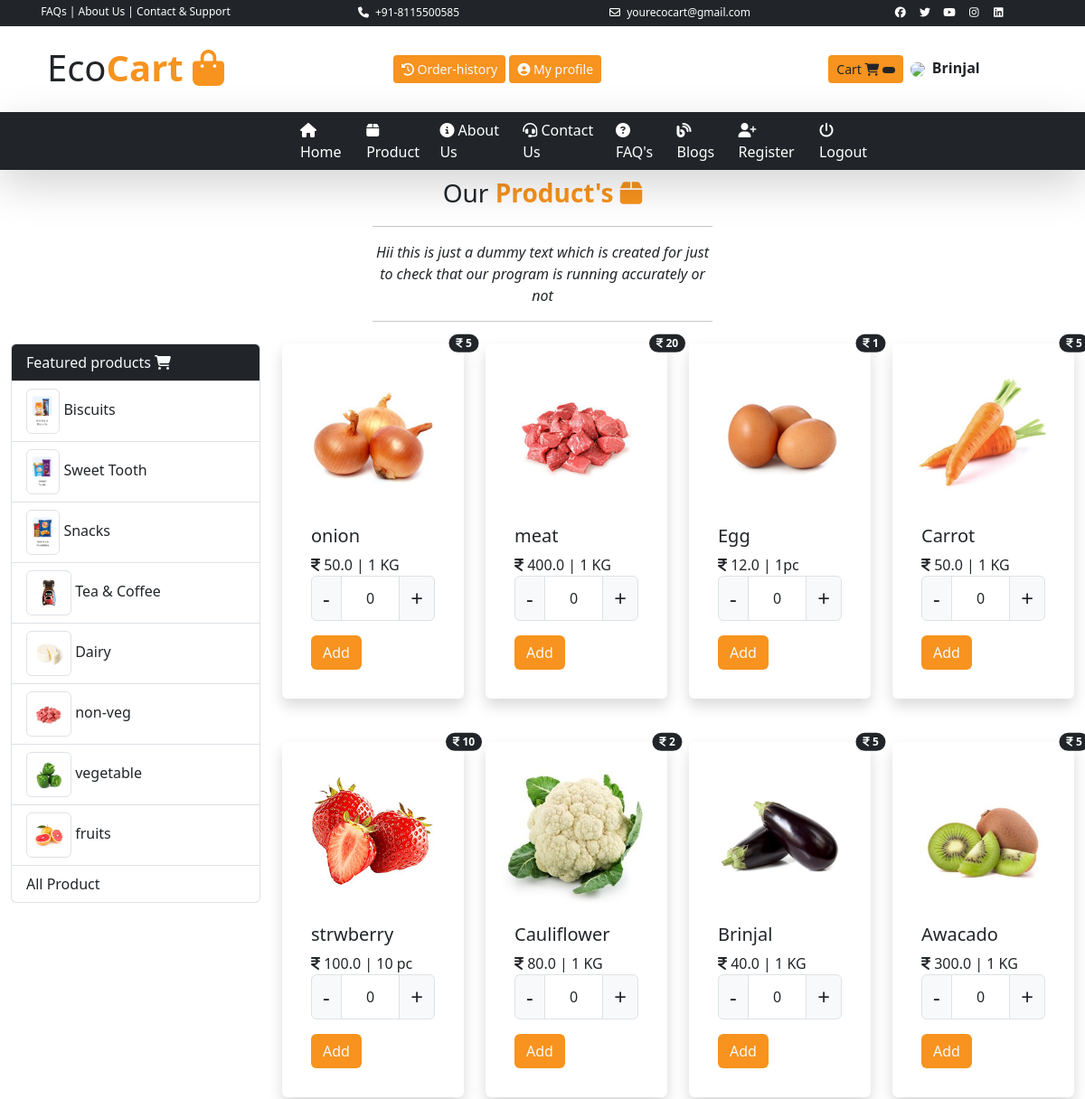
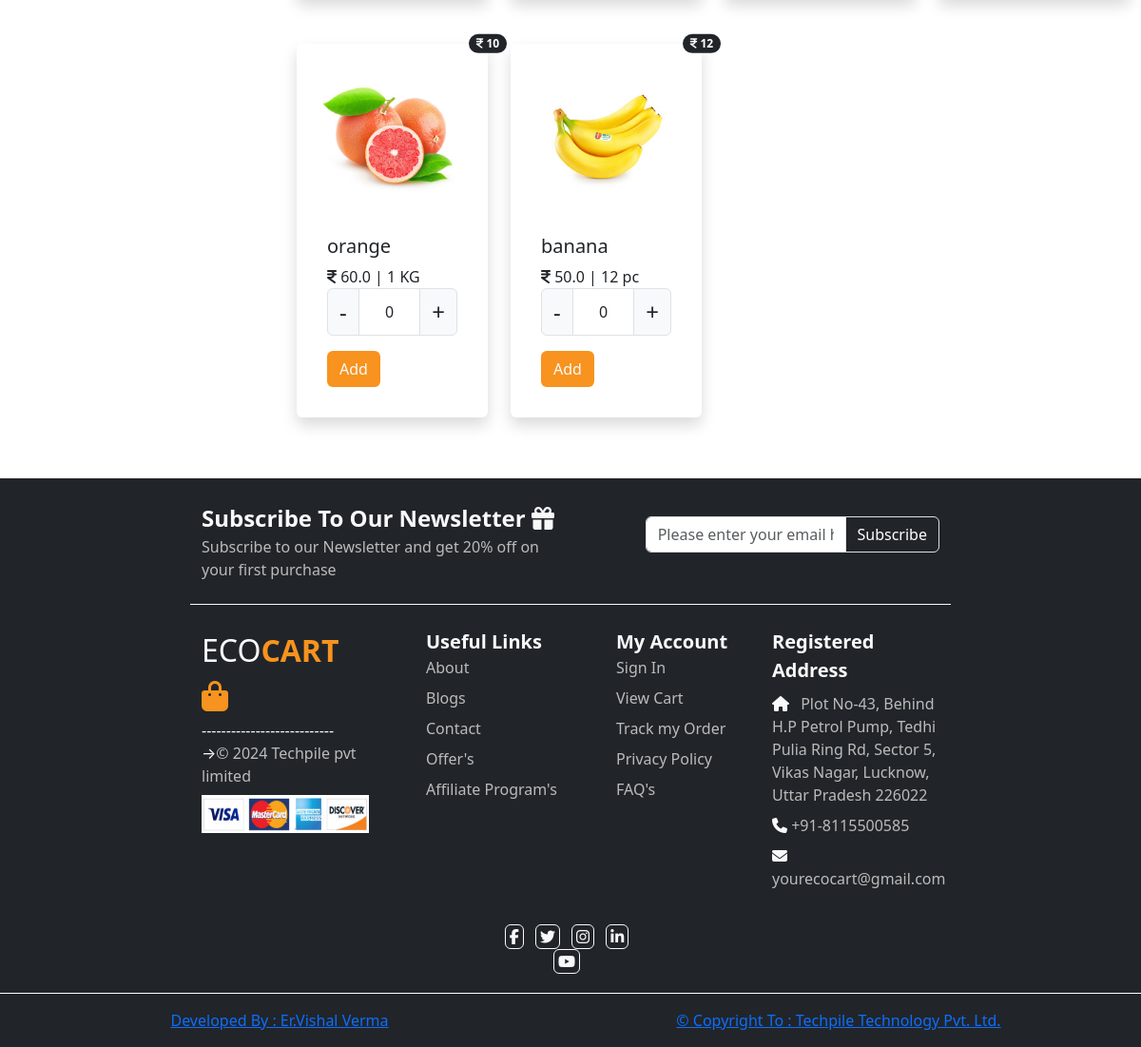
Page /product/ (signed in) on the committed database (2 pictures, top to bottom).
### user/models.py (models this page shows, shortened)
class tbl_product(models.Model):
    product_name=models.CharField(max_length=100,null=True)
    category=models.ForeignKey(tbl_category,on_delete=models.CASCADE)
    price=models.FloatField(null=True)
    discount=models.IntegerField(null=True)
    quantity=models.CharField(max_length=20,null=True)
    product_image=models.ImageField(upload_to='static/product/',null=True)

class tbl_category(models.Model):
    product_category=models.CharField(max_length=30,null=True)
    category_picture=models.ImageField(upload_to='static/category/',null=True)

### user/views.py (the view)
# urls.py: path('product/',views.product),
def product(request):
    cid=request.GET.get('pid')
    if cid is not None:
        pdata=tbl_product.objects.all().filter(category=cid)
    else:
        pdata = tbl_product.objects.all().order_by('-id')
    cdata=tbl_category.objects.all().order_by('-id')
    mydict={"categorydata":cdata,"productdata":pdata}
    return render(request,'product.html',mydict )

### templates/product.html (shortened to what this page needs)
{% extends 'base.html' %}
{% load static %}
{% block childpage %}
 <div class="row mb-2 ">
    <div class="col-sm-4 mx-auto text-center">
        <p class="fs-3 m-0 p-0 ">Our <b class="txt-colororange">Product's <i class="fas fa-box"></i></b></p>
        <hr/>
        <i>Hii this is just a dummy text which is
        created for just to check that our program is running accurately or not</i>
        <hr/>
    </div>
</div>
<div class="row">
    <div class="col-sm-3">
    <ul class="list-group">
        <li class="list-group-item bg-colorgreen text-light">
            Featured products <i class="fas fa-cart-shopping"></i>
        </li>
        {% for x in categorydata %}
        <li class="list-group-item ">
            <img src="../{{x.category_picture}}" class="img-thumbnail" style="height:50px;"/>
        <a href="/product?pid={{x.id}}" style="text-decoration:none;" class="text-dark">{{ x.product_category}}</a>
        </li>
        {% endfor %}
          <li class="list-group-item ">
        <a href="/product/" style="text-decoration:none;" class="text-dark">All Product</a>
        </li>
    </ul>
    </div>
    <div class="col-sm-9">
    <div class="row">
       {% for i in productdata %}
           <div class="col-sm-3">
               <div class="card border-0 shadow p-3 mb-5  rounded offers tran" >
                   <span class="position-absolute top-0 start-100 translate-middle badge rounded-pill bg-dark"> <i class="fa-solid fa-indian-rupee-sign"></i> {{i.discount}} <span class="visually-hidden">unread messages</span></span>
  <img src="../{{i.product_image}}" class="card-img-top" alt="...">
  <div class="card-body">
    <h5 class="card-title">{{i.product_name}}</h5>
    <p class="card-text p-0 m-0">
        <i class="fa-solid fa-indian-rupee-sign"></i>
        <span>{{i.price}}</span> | {{i.quantity}}
      <form action="/productcart/">
      <div class="input-group">
      <b class="input-group-text fs-4 " onclick="cminus{{i.id}}()">-</b>
        <input type="text"  value="0" name="pquantity" readonly class="form-control text-center " id="carttxt{{i.id}}"/>
      <b class="input-group-text fs-4" onclick="cplus{{i.id}}()">+</b>
  </div>
    </p>
    <input type="submit" value="Add" class="btn bg-colororange text-light"/>
  </div>
</div>
           </div>
{% endfor %}
    </div>
    </div>
</div>
{% endblock %}

### templates/base.html (shortened to what this page needs)
<!DOCTYPE html>
{% load static  %}
<html lang="en">
<head>
      <link href="{% static 'css/all.css' %}" rel="stylesheet"/>
    <link href="{% static 'css/bootstrap.css' %}" rel="stylesheet"/>
</head>
<body>
<div class="container-fluid">
    <div class="row t1  border-bottom border-dark  text-center py-1 text-bg-dark">
        <div class="col-sm-3 ">
            <a href="#">FAQs</a> |
            <a href="#">About Us</a> |
            <a href="#">Contact & Support</a>
        </div>
        <div class="col-sm-3">
              <i class="fa-solid fa-phone ico"></i>
             +91-8115500585
        </div>
        <div class="col-sm-3">
        <i class="fa-regular fa-envelope ico"></i>
        yourecocart@gmail.com
        </div>
        <div class="col-sm-3">
            <i class="fa-brands fa-facebook me-1 ico"></i>
            <i class="fa-brands fa-twitter me-1 ico"></i>
            <i class="fa-brands fa-youtube me-1 ico"></i>
            <i class="fa-brands fa-instagram me-1 ico"></i>
            <i class="fa-brands fa-linkedin ico"></i>
        </div>
    </div>
    <div class="row t2 text-center py-3 ">
        <div class="col-sm-3 fs-1">
            Eco<b class="txt-colororange">Cart <i class="fa-solid fa-bag-shopping"></i></b>
        </div>
        <div class="col-sm-5 py-3">
            {% if request.session.user %}
            <a href="/history/" class="btn btn-sm bg-colororange text-light">
                <i class="fas fa-history"></i> Order-history</a>
             <a href="/profile/" class="btn btn-sm bg-colororange text-light">
                 <i class="fas fa-user-circle"></i> My profile</a>
            {% else %}
            <h2 class="text-center">Welcome to ECOCART </h2>
            {% endif %}
        </div>
        <div class="col-sm-4 py-3 ">
            <a href="/cartitem/" class="btn btn-sm bg-colororange">Cart <i class="fa-solid fa-cart-shopping"></i>
            <i class="badge bg-dark">
            </i>
            </a>
            {% if request.session.user %}
             <img src="../{{request.session.userpic}}" height="35px" class="p-1 rounded-circle "/>
            <b>{{request.session.username}}</b>
            {% else %}
             <i class="fa-regular fa-user"></i> Guest
            {% endif %}
        </div>
    </div>
    <div class="row t3 bg-colorgreen mb-1 sticky-top shadow-lg" style="min-height:40px;">
    <div class="col-sm-3"></div>
    <div class="col-sm-7 ">
        <nav class="navbar navbar-expand-lg bg-body-tertiary p-0 " id="menu">
  <div class="container-fluid ">
    <div class="collapse navbar-collapse " id="navbarNav">
      <ul class="navbar-nav ">
        <li class="nav-item">
          <a class="nav-link active" aria-current="page" href="/home/"><i class="fa-solid fa-house"></i> Home</a>
        </li>
        <li class="nav-item">
          <a class="nav-link" href="/product/"><i class="fa-solid fa-box"></i> Product</a>
        </li>
        <li class="nav-item">
          <a class="nav-link" href="/about/"><i class="fa-solid fa-info-circle"></i> About Us</a>
        </li>
             <li class="nav-item">
          <a class="nav-link" href="/contact/"><i class="fas fa-headset"></i> Contact Us</a>
        </li>
          <li class="nav-item">
          <a class="nav-link" href="/faqs/"> <i class="fa-solid fa-question-circle"></i> FAQ's</a>
        </li>
         <li class="nav-item">
          <a class="nav-link" href="#"><i class="fa-solid fa-blog"></i> Blogs</a>
        </li>
       <li class="nav-item">
          <a class="nav-link" href="/register/"><i class="fa-solid fa-user-plus"></i> Register</a>
        </li>
          <li class="nav-item">
              {% if request.session.user %}
          <a class="nav-link" href="/logout/"><i class="fa-solid fa-power-off"></i> Logout</a>
              {% else %}
          <a class="nav-link" href="/login/"><i class="fa-solid fa-sign-in-alt"></i> Login</a>
              {% endif %}
        </li>
      </ul>
    </div>
  </div>
</nav>
    </div>
    <div class="col-sm-2"></div>
    </div>
<div class="row">
    <div class="col-sm-12 childpage" style="min-height:500px;">
        {% block childpage %}
        {% endblock %}
    </div>
</div>
<div class="row ufooter mt-3">
<div class="col-sm-2"></div>
<div class="col-sm-8">
    <div class="row u1 py-4 border-bottom border-light text-light">
<div class="col-sm-6 ">
    <b class=" fs-4 ">Subscribe To Our Newsletter <i class="fa-solid fa-gift brand "></i></b><br/>
    <span class="white orange">Subscribe to our Newsletter and get 20% off on your first purchase</span>
</div>
            <div class="col-sm-1"></div>
<div class="col-sm-5 pt-3">
<div class="input-group   rounded text-center">
        <input type="text"  placeholder="Please enter your email here....." class="form-control text-center " />
      <b class="input-group-text text-bg-dark " >Subscribe</b>
  </div>
</div>
    </div>
    <div class="row u2 text-light">
<div class="col-sm-3  pt-4">
    <span class="fs-2"> ECO<b class="txt-colororange">CART <i class="fa-solid fa-bag-shopping brand "></i></b>      </span>
    <br/><span class="orange">---------------------------</span><br/>
    &rarr;<span class="white">&copy 2024 Techpile pvt limited</span><br/>
    <img src="{% static 'images/ufooter/paypal.png' %}" style="height:40px;" class="img-fluid mt-2"/>
</div>
<div class="col-sm-3 ps-5  py-4">
   <div class="row ">
      <div class="col-sm-12">
        <b class="fs-5">Useful Links</b>
      </div>
   </div>
    <div class="row ">
        <div class="col-sm-12">
            <a href="#">About</a>
        </div>
    </div>
    <div class="row mt-2">
        <div class="col-sm-12">
            <a href="#">Blogs</a>
        </div>
    </div>
    <div class="row mt-2">
        <div class="col-sm-12">
            <a href="#">Contact</a>
        </div>
    </div>
    <div class="row mt-2">
        <div class="col-sm-12">
            <a href="#">Offer's</a>
        </div>
    </div>
 <div class="row  mt-2">
        <div class="col-sm-12">
            <a href="#">Affiliate Program's</a>
        </div>
    </div>
</div>
<div class="col-sm-3  ps-5  py-4">
       <div class="row ">
      <div class="col-sm-12 ">
          <b class="fs-5">My Account</b>
      </div>
   </div>
      <div class="row ">
        <div class="col-sm-12">
            <a href="#">Sign In</a>
        </div>
    </div>
    <div class="row mt-2">
        <div class="col-sm-12">
            <a href="#">View Cart</a>
        </div>
    </div>
    <div class="row mt-2">
        <div class="col-sm-12">
            <a href="#">Track my Order</a>
        </div>
    </div>
    <div class="row mt-2">
        <div class="col-sm-12">
            <a href="#">Privacy Policy</a>
        </div>
    </div>
      <div class="row mt-2">
        <div class="col-sm-12">
            <a href="#">FAQ's</a>
        </div>
    </div>
</div>
<div class="col-sm-3  py-4">
    <div class="row ">
        <div class="col-sm-12 pb-2">
            <b class="fs-5 ">Registered Address</b>
        </div>
    </div>
    <div class="row ">
        <div class="col-sm-12 "><i class="fa-solid fa-house icon"></i>
            <span class="white ps-2">Plot No-43, Behind H.P Petrol Pump,
            Tedhi Pulia Ring Rd, Sector 5,
            Vikas Nagar, Lucknow,
            Uttar Pradesh 226022</span>
        </div>
    </div>
<div class="row mt-2">
    <div class="col-sm-12 ">
<i class="fa-solid fa-phone icon"></i> <span class="white">+91-8115500585</span>
    </div>
</div>
    <div class="row mt-2">
    <div class="col-sm-12 ">
<i class="fa-solid fa-envelope icon"></i> <span class="white"> yourecocart@gmail.com</span>
    </div>
</div>
</div>
    </div>
    <div class="row u3 p-2">
        <div class="col-sm-3 text-center mx-auto py-1 mb-2 text-light ">
<i class="fab fa-facebook-f me-2 fico p-1 border border-light rounded"></i>
<i class="fab fa-twitter me-2 p-1 fico  border border-light rounded"></i>
<i class="fab fa-instagram me-2  fico p-1 border border-light rounded"></i>
<i class="fab fa-linkedin-in me-2 fico p-1  border border-light rounded"></i>
<i class="fab fa-youtube me-2  p-1 fico border border-light rounded"></i>
        </div>
    </div>
</div>
<div class="col-sm-2"></div>
</div>
<div class="row bfooter py-3">
   <div class="row">
       <div class="col-sm-6 text-light">
<a href="/portfolio/">
    Developed By : Er.Vishal Verma
    </a>
</div>
    <div class="col-sm-6 text-light">
     <a href="https://www.techpile.in">  &copy Copyright To : Techpile Technology Pvt. Ltd.</a>
    </div>
       </div>
</div>
</div>
</body>
</html>

### templates/base.html (style rules this page uses)
.bg-colorgreen { background:#212529 !important; }
.bg-colororange { background:#f7931e !important; }
.txt-colororange { color:#f7931e !important;; }
.t1 a { text-decoration:none; color:white; }
.t1 { font-size:12px; }
.ico { height:20px; width:20px; text-align:center; line-height:20px; transition:all .5s; border-radius:2px; }
#menu { background:transparent !important; }
#menu ul li a { color:white; }
.tran { transition:all .3s; }
.ufooter { min-height:300px; background:#212529; }
.bfooter { background:#212529; margin-top:1px; text-align:center; }
.u2 a { text-decoration:none; color:#bbbbbb; }
.white { color:#bbbbbb; }
.brand { transition:all .4s; }

### rows in the picture
tbl_product: session.username "Brinjal", discount "5", product_image (picture), product_name "Brinjal", price "40.0", quantity "1 KG"
tbl_category: category_picture (picture), product_category "Biscuits"
tbl_category: category_picture (picture), product_category "Sweet Tooth"
tbl_category: category_picture (picture), product_category "Snacks"
tbl_category: category_picture (picture), product_category "Tea & Coffee"
tbl_category: category_picture (picture), product_category "Dairy"
tbl_category: category_picture (picture), product_category "non-veg"
tbl_category: category_picture (picture), product_category "vegetable"
tbl_category: category_picture (picture), product_category "fruits"
tbl_product: discount "5", product_image (picture), product_name "onion", price "50.0", quantity "1 KG"
tbl_product: discount "20", product_image (picture), product_name "meat", price "400.0", quantity "1 KG"
tbl_product: discount "1", product_image (picture), product_name "Egg", price "12.0", quantity "1pc"
tbl_product: discount "5", product_image (picture), product_name "Carrot", price "50.0", quantity "1 KG"
tbl_product: discount "10", product_image (picture), product_name "strwberry", price "100.0", quantity "10 pc"
tbl_product: discount "2", product_image (picture), product_name "Cauliflower", price "80.0", quantity "1 KG"
tbl_product: discount "5", product_image (picture), product_name "Awacado", price "300.0", quantity "1 KG"
tbl_product: discount "10", product_image (picture), product_name "orange", price "60.0", quantity "1 KG"
tbl_product: discount "12", product_image (picture), product_name "banana", price "50.0", quantity "12 pc"
